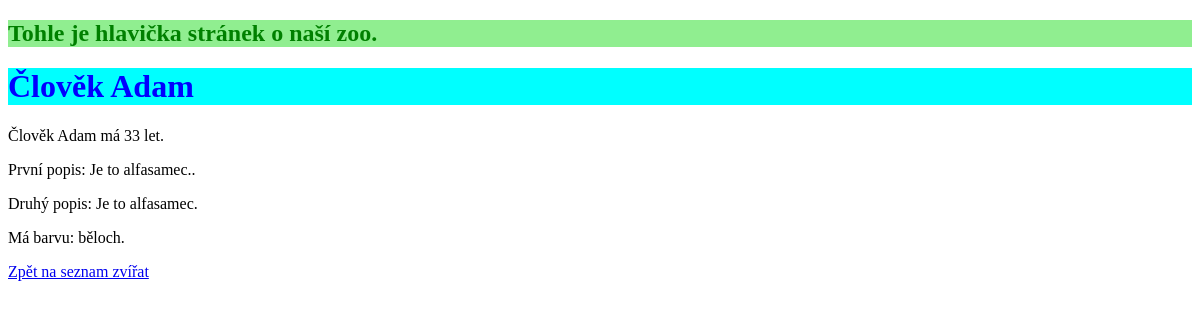
The app's page /informace/7/ with its own data.
### informace/models.py (models this page shows, shortened)
class Zvire(models.Model):
    jmeno = models.CharField(max_length=30)
    druh = models.CharField(max_length=30)
    vek = models.IntegerField()
    popis = models.CharField(max_length=200)
    barva = models.CharField(max_length=30, null=True)
    pavilon = models.ForeignKey(Pavilon, on_delete = models.PROTECT, null=True)
    class Meta:
        verbose_name_plural = "Zvirata"
        ordering = ("jmeno", "-id")

### informace/views.py (the view)
# urls.py: path("<int:id>/", views.o_zvireti, name="zvire"),
def o_zvireti(request, id):
    zvire = get_object_or_404(Zvire, pk=id)
    popis = zvire.popis.rstrip(".")
    return render(request, "informace/zvire.html", {
        "zvire": zvire,
        "nadpis": f"{zvire.druh.lower()} {zvire.jmeno.title()}",
        "popis": popis
    })

### informace/templates/informace/zvire.html (shortened to what this page needs)
{% extends "base.html" %}
{% load static %}
{% block css %}
<link rel="stylesheet" href="{% static "informace/style.css" %}">
{% endblock %}
{% block hlavni %}
<div>
    <h1>{{ nadpis|capfirst }}</h1>
    <p>{{ nadpis|capfirst }} má {{ zvire.vek }} let.</p>
    <p>První popis: {{ zvire.popis }}.</p>
    <p>Druhý popis: {{ popis }}.</p>
    <p>Má barvu: {{ zvire.barva }}.</p>
</div>
<a href="{% url 'seznam_zvirat' %}">Zpět na seznam zvířat</a>
{% endblock hlavni %}

### informace/static/informace/style.css (style rules this page uses)
h1 { color: blue; background-color: aqua; }

### records on screen
Zvire: vek "33", popis "Je to alfasamec.", barva "běloch"

### other values on screen
{{ nadpis|capfirst }} "Člověk Adam"
{{ popis }} "Je to alfasamec"
